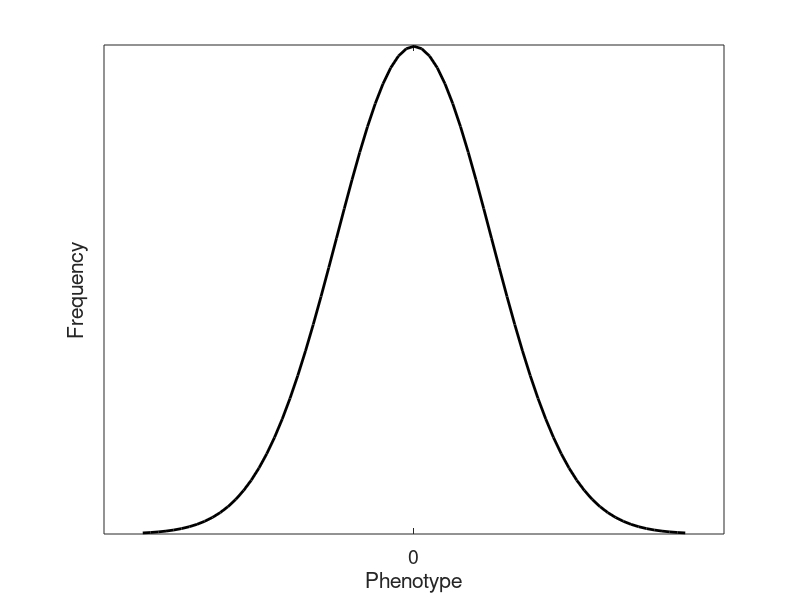

The MATLAB source for this figure: (Note: this script raises an error after producing the figure.)
% A Normal distribution to use as a phenotype graph in Figure S1
mainFig = figure('color', 'w');
set(gcf,...
    'Units', 'inches', ...
    'Position',[1  1 3 2]);

x = [-3.5:.1:3.5];
y = normpdf(x,0,1);
plot(x, y, '-k', 'LineWidth', 2);
hold on;
set(gca, 'FontSize', 14);
xlabel('Phenotype');
ylabel('Frequency');
yticks([]);
xticks(0);
xticklabels('g');
box off;
% Exaggerate the tick at zero, which is g
plot([0 0], [0 max(y)/10], '-k', 'LineWidth', 3);
%title('Environmental effects', 'FontWeight', 'normal');
% Arrow across the middle of the curve.
annotation(mainFig,'doublearrow',[0.41 0.62], [0.53 0.53], 'LineWidth', 1.5);
annotation(gcf, 'textbox', ...
    [0.47, 0.68, 0.03, 0.03], ...
    'String', '\sigma_e', ...
    'FontSize', 14, 'FitBoxToText', 'on', 'LineStyle', 'none');
saveCurrentFigure("C:\Users\Steve\Google Drive\Coral_Model_Steve\2021_FebruaryChanges\Mar2021_SimplerL2.6_0.5-1.5-0.32_Target5\VectorBlackWhite\EnvEff")
